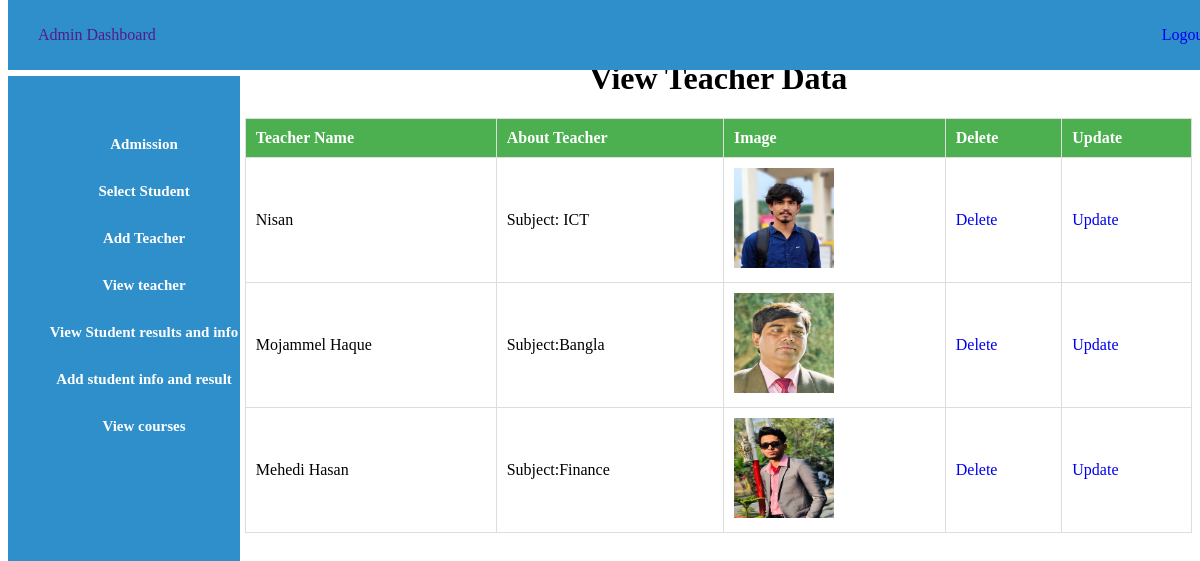
The page /admin_view_teacher.php (signed in) on the database its author committed.
### tables this page shows
CREATE TABLE `teacher` (
  `id` int(20) NOT NULL,
  `name` varchar(50) DEFAULT NULL,
  `description` varchar(50) DEFAULT NULL,
  `image` varchar(100) DEFAULT NULL
);

### admin_view_teacher.php (the view, shortened to what this page needs)
<?php
$host = "localhost";
$user = "root";
$password = "";
$db = "clg_db";
$data=mysqli_connect($host, $user, $password, $db);
$sql="select * from teacher";
$result=mysqli_query($data,$sql);
?>
<!DOCTYPE html>
<html lang="en">
<head>
    <link rel="stylesheet" href="admin.css">
</head>
<body>
        <?php
        include 'admin_sidebar.php';
        ?>
        <div class="content">
            <center>
            <h1>View Teacher Data</h1>
            <table border="2px">
                <tr>
                    <th class="table_th">Teacher Name</th>
                    <th class="table_th">About Teacher</th>
                    <th class="table_th">Image</th>
                    <th class="table_th">Delete</th>
                    <th class="table_th">Update</th>
                </tr>
                <?php
                while($info=$result->fetch_assoc())
                {
                ?>
                <tr>
                    <td class="table_td"><?php echo"{$info['name']}"; ?></td>
                    <td class="table_td"><?php echo"{$info['description']}"; ?></td>
                    <td class="table_td"><img height="100px" width="100px" src="<?php echo"{$info['image']}"; ?>" alt=""></td>
                    <td class="table_td">
                        <?php
                        echo"<a onClick=\"javascript:return confirm('Are you sure to delete this?');\" href='admin_view_teacher.php?teacher_id={$info['id']}'>Delete</a>";
                        ?>
                    </td>
                    <td class="table_td">
                       <?php
                       echo"<a href='admin_update_teacher.php?teacher_id={$info['id']}'>Update</a>";
                       ?>
                    </td>
                </tr>
                <?php
                }
                ?>
            </table>
            </center>
        </div>
</body>
</html>

### admin_sidebar.php
<header class="header">
    <a href="">Admin Dashboard</a>
    <div class="logout">
        <a href="logout.php">Logout</a>
    </div>
</header>
<aside>
    <ul>
        <li>
            <a href="admission.php">Admission</a>
        </li>
        <li>
            <a href="student_selection.php">Select Student</a>
        </li>
        <li>
            <a href="admin_add_teacher.php">Add Teacher</a>
        </li>
        <li>
            <a href="admin_view_teacher.php">View teacher</a>
        </li>
        <li>
            <a href="ad-dash.php">View Student results and info</a>
        </li>
        <li>
            <a href="ad-add-info-result.php">Add student info and result</a>
        </li>
        <li>
            <a href="">View courses</a>
        </li>
    </ul>
</aside>

### admin.css (style rules this page uses)
.header { background-color: rgb(46, 143, 203); line-height: 70px; padding-left: 30px; color: aliceblue; position: fixed; width: 100%; top: 0; z-index: 1000; }
a,a:hover { text-decoration: none!important; }
.logout { float:right; padding-right: 30px; }
ul { background-color: rgb(46, 143, 203); width: 16%; height: 100%; position:fixed; padding-top: 5%; text-align: center; }
ul li { list-style: none; padding-bottom: 30px; font-size: 15px; }
ul li a { color: white; font-weight: bold; }
.content { margin-left: 20%; margin-top: 5%; }
aside { margin-top: 60px; }

### admin_view_teacher.php (style rules this page uses)
table { width: 100%; border-collapse: collapse; margin-top: 20px; }
table, th, td { border: 1px solid #ddd; }
th, td { padding: 10px; text-align: left; }
th { background-color: #4CAF50; color: white; }

### rows shown on the page
teacher: name "Nisan", description "Subject: ICT", image (picture)
teacher: name "Mojammel Haque", description "Subject:Bangla", image (picture)
teacher: name "Mehedi Hasan", description "Subject:Finance", image (picture)
